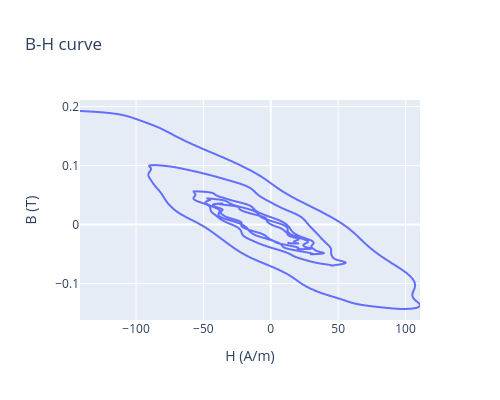

Notebook source saved alongside this figure:
### Code cell
import plotly.express as px
import plotly.graph_objects as go       
import numpy as np

# Créer un array avec les indices
indices = np.arange(len(H))
i_delay= 100
fig = px.line(x=H[i_delay:], y=B[:-i_delay], labels={"x":"H (A/m)", "y":"B (T)"}, title="B-H curve",
    hover_data={'index': indices[i_delay:]}  # Ajouter l'index aux données de survol
)
fig.update_layout(width=500, height=400)
fig.show()

### Figure 1 — Plotly figure (JSON) as saved in the notebook; plotly's stock layout.template omitted (floating-point values rounded to 4 significant figures; data arrays with more than 128 entries replaced by an {"elided": "..."} marker saying what was removed)
{"data": [{"customdata": {"elided": "8951x1 int values"}, "hovertemplate": "H (A/m)=%{x}<br>B (T)=%{y}<br>index=%{customdata[0]}<extra></extra>", "legendgroup": "", "line": {"color": "#636efa", "dash": "solid"}, "marker": {"symbol": "circle"}, "mode": "lines", "name": "", "showlegend": false, "type": "scattergl", "x": {"elided": "8951 float values"}, "xaxis": "x", "y": {"elided": "8951 float values"}, "yaxis": "y"}], "layout": {"height": 400, "legend": {"tracegroupgap": 0}, "title": {"text": "B-H curve"}, "width": 500, "xaxis": {"anchor": "y", "domain": [0, 1], "title": {"text": "H (A/m)"}}, "yaxis": {"anchor": "x", "domain": [0, 1], "title": {"text": "B (T)"}}}}
